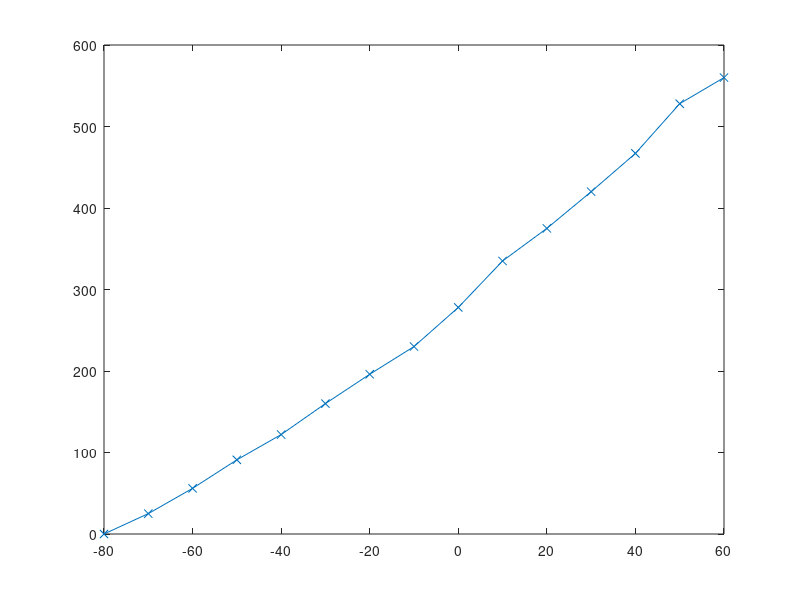
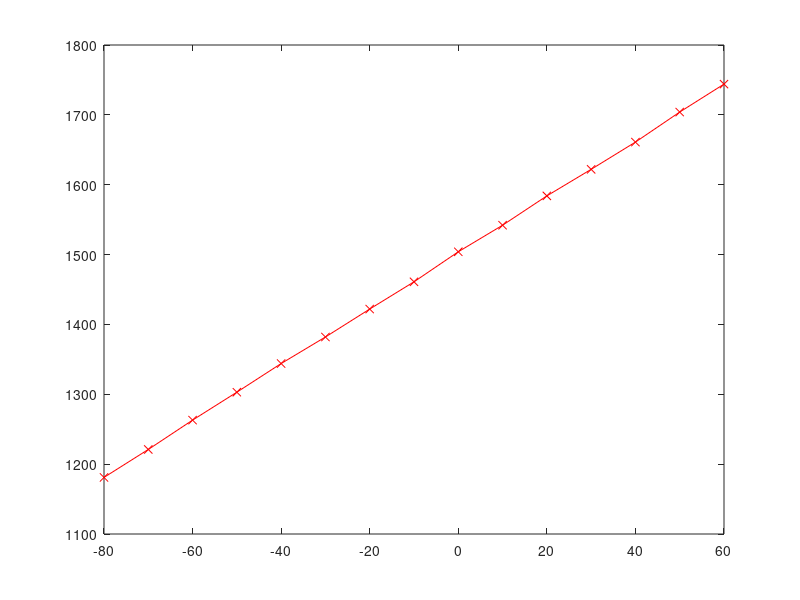
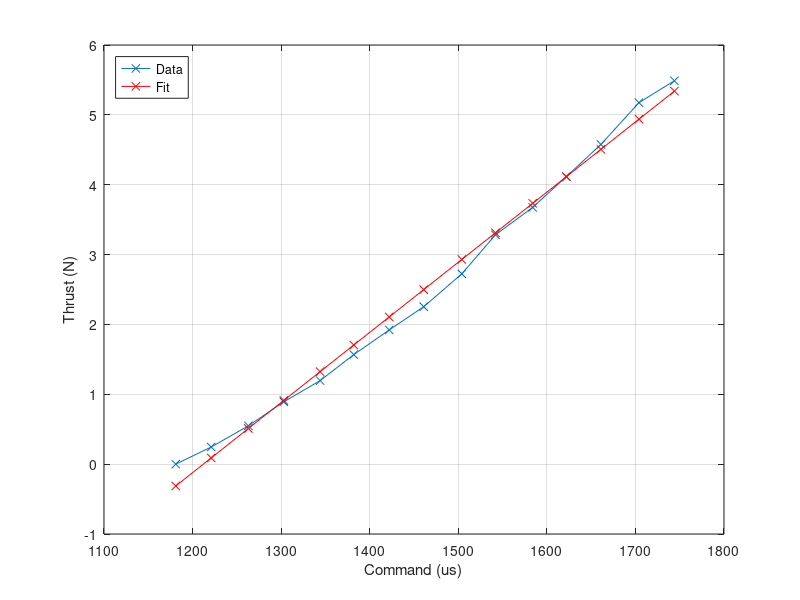

Recreate these plots in MATLAB, in order.

throttlePercent = [%-100
%-90
-80
-70
-60
-50
-40
-30
-20
-10
0
10
20
30
40
50
60];

thrust = [%0
%0
0
25
56
91
122
160
196
230
278
335
375
420
467
528
560]; % in grams

command_us = [%1102
  %1142 % this one is made up
  1181
  1221
  1263
  1303
  1344
  1382
  1422
  1461
  1504
  1542
  1584
  1622
  1661
  1704
  1744];




thrust_N = thrust * .0098;

figure(1)
clf
plot(throttlePercent, thrust,'x-');

figure(2)
clf
plot(throttlePercent, command_us, 'rx-');

% Linear model Poly1:
%      f(x) = p1*x + p2
% Coefficients (with 95% confidence bounds):
%        p1 =     0.01004  (0.009485, 0.01059)
%        p2 =      -12.17  (-12.98, -11.36)
% 
% Goodness of fit:
%   SSE: 0.3829
%   R-square: 0.9916
%   Adjusted R-square: 0.991
%   RMSE: 0.1716

% linear fit: 0.01004 * command_us - 12.17, with min = 1212, max = 1744

usToThrust = 0.01004 * command_us - 12.17;

figure(3)
clf
plot(command_us, thrust_N, 'x-');
hold on
plot(command_us, usToThrust, 'rx-');
xlabel('Command (us)');
ylabel('Thrust (N)');
legend('Data', 'Fit','Location','NorthWest');

grid on


scaledThrottlePercent = (throttlePercent + 80) /1.4



% >> cftool
% Linear model Poly1:
%      f(x) = p1*x + p2
% Coefficients (with 95% confidence bounds):
%        p1 =     0.05159  (0.047, 0.05619)
%        p2 =    0.004179  (-0.2502, 0.2585)
% 
% Goodness of fit:
%   SSE: 1.453
%   R-square: 0.9745
%   Adjusted R-square: 0.9728
%   RMSE: 0.3112
% 
